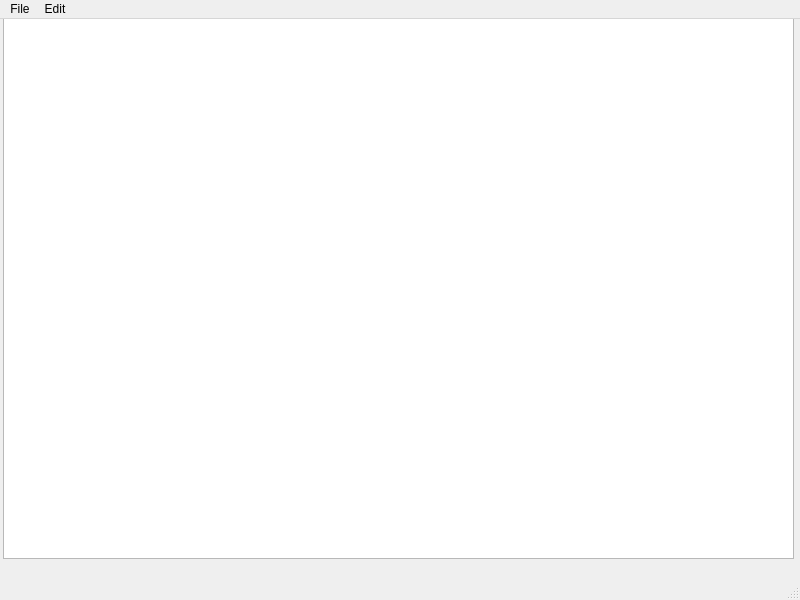
<?xml version="1.0" encoding="UTF-8"?>
<ui version="4.0">
 <class>Notepad</class>
 <widget class="QMainWindow" name="Notepad">
  <property name="geometry">
   <rect>
    <x>0</x>
    <y>0</y>
    <width>800</width>
    <height>600</height>
   </rect>
  </property>
  <property name="windowTitle">
   <string>Notepad</string>
  </property>
  <widget class="QWidget" name="centralwidget">
   <widget class="QPlainTextEdit" name="textEdit">
    <property name="geometry">
     <rect>
      <x>3</x>
      <y>-1</y>
      <width>791</width>
      <height>541</height>
     </rect>
    </property>
   </widget>
  </widget>
  <widget class="QMenuBar" name="menubar">
   <property name="geometry">
    <rect>
     <x>0</x>
     <y>0</y>
     <width>800</width>
     <height>26</height>
    </rect>
   </property>
   <widget class="QMenu" name="menuFile">
    <property name="title">
     <string>File</string>
    </property>
    <addaction name="actionNew"/>
    <addaction name="actionOpen"/>
    <addaction name="actionSave"/>
    <addaction name="actionSave_As"/>
   </widget>
   <widget class="QMenu" name="menuEdit">
    <property name="title">
     <string>Edit</string>
    </property>
    <addaction name="actionFetcher"/>
   </widget>
   <addaction name="menuFile"/>
   <addaction name="menuEdit"/>
  </widget>
  <widget class="QStatusBar" name="statusbar"/>
  <action name="actionNew">
   <property name="text">
    <string>New</string>
   </property>
  </action>
  <action name="actionOpen">
   <property name="text">
    <string>Open</string>
   </property>
  </action>
  <action name="actionSave">
   <property name="text">
    <string>Save</string>
   </property>
  </action>
  <action name="actionSave_As">
   <property name="text">
    <string>Save As</string>
   </property>
  </action>
  <action name="actionFetcher">
   <property name="text">
    <string>Fetcher</string>
   </property>
  </action>
 </widget>
 <resources/>
 <connections/>
</ui>
